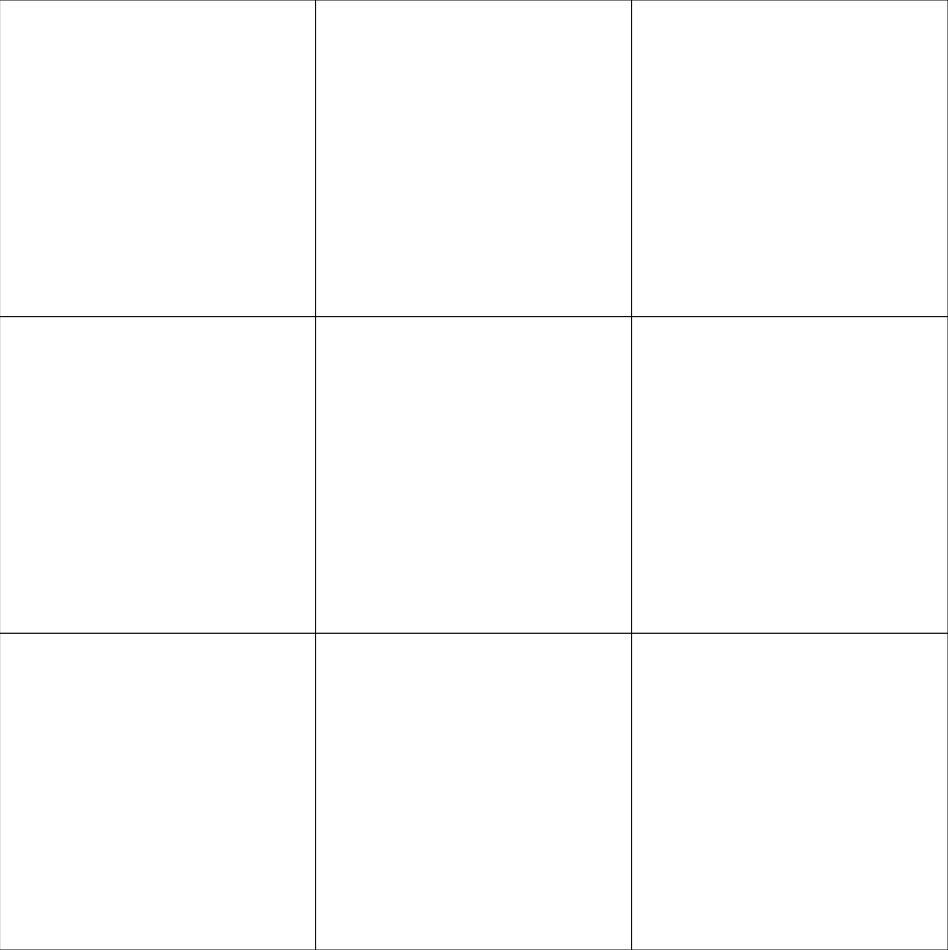
Frame 1 (no input)
Frame 60 (no input): identical to frame 1, image omitted
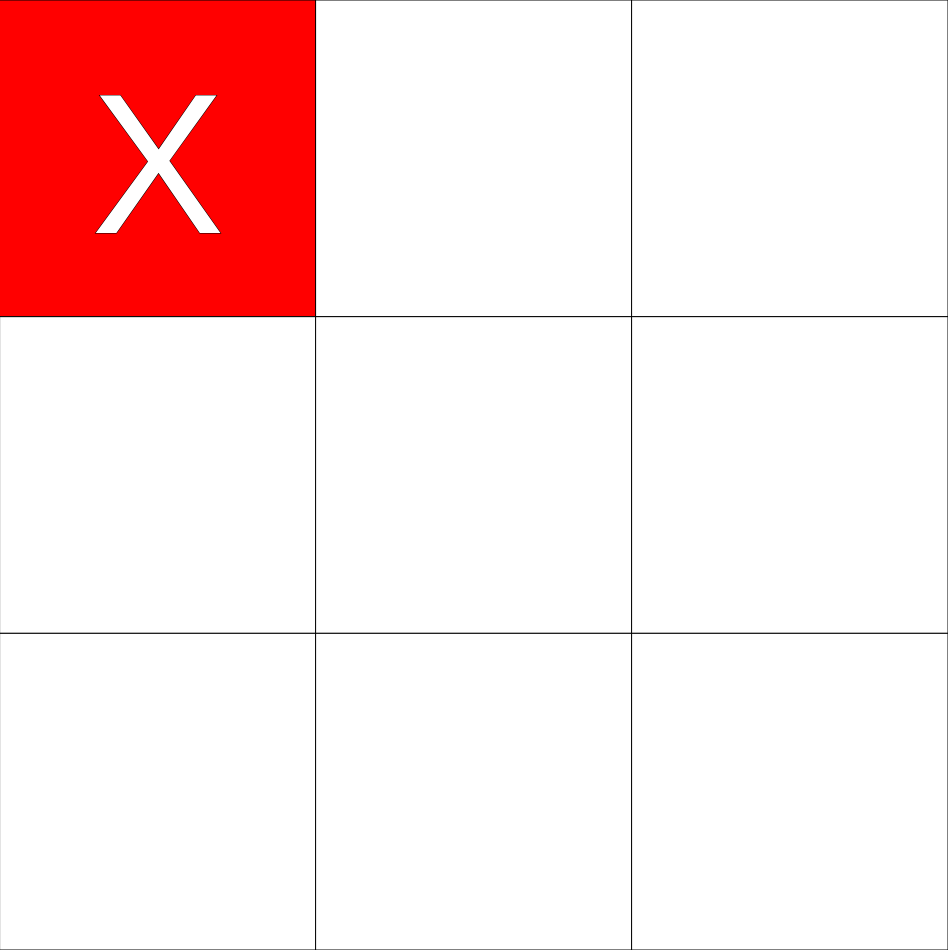
Frame 120 (the mouse pressed at the canvas centre since frame 60)

The p5.js sketch that drew these frames (run headless with seeded random() and noise() and a simulated clock; from frame 60 on, the mouse is pressed at the canvas centre):

// p5.js sketch
// ── sketch.js
// Tic Tac Toe
// Jayden
// 11/6/2024

let tiles = [];


let grid = [
  [0, 0, 0],
  [0, 0, 0],
  [0, 0, 0]];

let rectWidth, rectHeight;
let currentCol, currentRow;


const COLUMNS = 3, ROWS = 3;



let turn = true;


function setup() {
  createCanvas(948, 950);
  stroke(0);
  fill(255);
  rectWidth = width / COLUMNS;
  rectHeight = height / ROWS;
}

function draw() {
  background(220);
  renderBoard();
  determineActiveSquare();

}

function mousePressed() { // broken fix
  if (grid[currentCol][currentRow] === 0 && turn === true) {
    grid[currentRow][currentCol] = 1;
    turn = !turn;
    print(turn);
  }
  else if (grid[currentCol][currentRow] === 0 && turn === false) {
    grid[currentRow][currentCol] = 2;
    turn = !turn;
    print(turn);
  }
  
}





function determineActiveSquare() {
  // An expression to run each frame to determine where the mouse currently is.
  currentRow = int(mouseY / rectHeight);
  currentCol = int(mouseX / rectWidth);
}


function renderBoard() {
  for (let col = 0; col < COLUMNS; col++) { // x
    for (let row = 0; row < ROWS; row++) {  // y
      fill(255);
      rect(col * rectWidth, row * rectHeight, rectWidth, rectHeight);

      if (grid[row][col] === 1) {

        push();
        rectMode(CENTER);
        fill(255, 0, 0);
        rect(col * rectWidth + rectWidth / 2, row * rectHeight + rectHeight / 2, rectHeight);


        fill(255);
        textAlign(CENTER);
        textSize(200);
        text('X', col * rectWidth + rectWidth / 2, row * rectHeight + rectHeight / 2 + 75);
        pop();
      }
      else if (grid[row][col] === 2) {

        push();
        rectMode(CENTER);
        fill(0, 0, 255);
        rect(col * rectWidth + rectWidth / 2, row * rectHeight + rectHeight / 2, rectWidth, rectHeight);


        fill(255);
        textAlign(CENTER);
        textSize(200);
        text('O', col * rectWidth + rectWidth / 2, row * rectHeight + rectHeight / 2 + 75);
        pop();
      }
    }
  }
}
